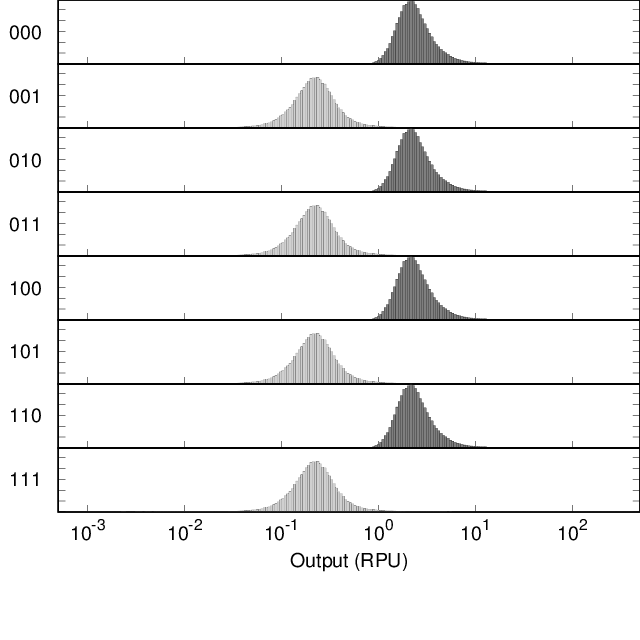

Source code (gnuplot):
set output "demo_abstract0xFE_002_A000_N1_LmrA_gate.eps"
set terminal postscript  eps  enhanced color "Helvetica, 35" size 8,8
reset
set xtics nomirror
set tics scale 2
set logscale x
set format y "" 
set format x "" 
set xtics (0.001, 0.01, 0.1, 0, 1, 10, 100)
set ytics 0.01
set border 15 lw 2
set lmargin 5
set bmargin 0
set rmargin 0
set tmargin 0
max=500 #max value
min=0.0005 #min value
set xrange [min:max]
set yrange [-0.0002:0.059078]
set style fill solid 0.5 #fillstyle
set multiplot layout 10,1 rowsfirst
set ylabel "000" rotate by 0
plot "demo_abstract0xFE_002_A000_N1_LmrA_gate.txt" u (10**$1):2 w boxes lc rgb "black" notitle
set ylabel "001" rotate by 0
plot "demo_abstract0xFE_002_A000_N1_LmrA_gate.txt" u (10**$1):3 w boxes lc rgb "dark-gray" notitle
set ylabel "010" rotate by 0
plot "demo_abstract0xFE_002_A000_N1_LmrA_gate.txt" u (10**$1):4 w boxes lc rgb "black" notitle
set ylabel "011" rotate by 0
plot "demo_abstract0xFE_002_A000_N1_LmrA_gate.txt" u (10**$1):5 w boxes lc rgb "dark-gray" notitle
set ylabel "100" rotate by 0
plot "demo_abstract0xFE_002_A000_N1_LmrA_gate.txt" u (10**$1):6 w boxes lc rgb "black" notitle
set ylabel "101" rotate by 0
plot "demo_abstract0xFE_002_A000_N1_LmrA_gate.txt" u (10**$1):7 w boxes lc rgb "dark-gray" notitle
set ylabel "110" rotate by 0
plot "demo_abstract0xFE_002_A000_N1_LmrA_gate.txt" u (10**$1):8 w boxes lc rgb "black" notitle
set ylabel "111" rotate by 0
set format x "10^{%T}" 
set xlabel "Output (RPU)" 
plot "demo_abstract0xFE_002_A000_N1_LmrA_gate.txt" u (10**$1):9 w boxes lc rgb "dark-gray" notitle
unset multiplot
